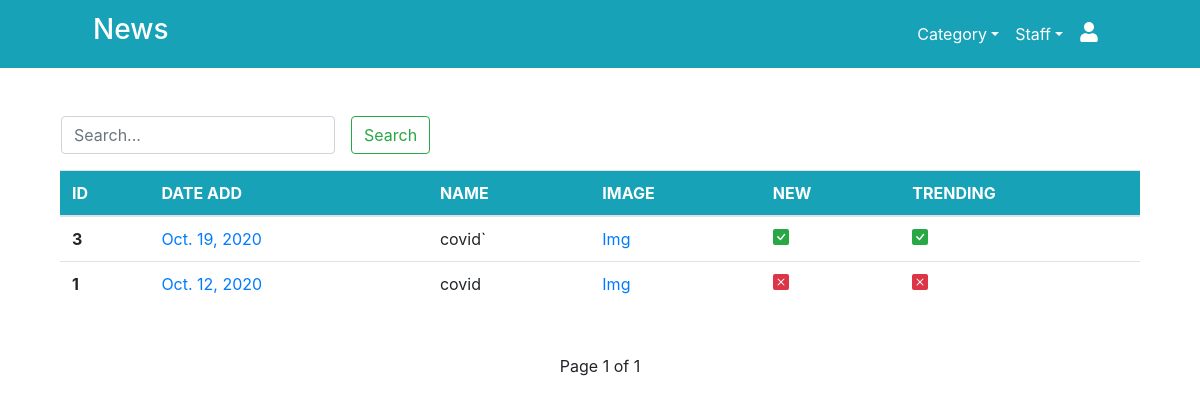
Screenshot of /staff/category-list/ (signed in) with the database file from the repository.
### home/models.py (models this page shows, shortened)
class Category(models.Model):
    date_add = models.DateField(auto_now_add=True)
    name = models.CharField(max_length=50)
    img = models.ImageField(upload_to='static/img/category-img/')
    new = models.BooleanField(default=True)
    trending = models.BooleanField(default=False)
    class Meta:
        verbose_name = "Category"
        verbose_name_plural = "Categorys"

### staff/views.py (the view)
# urls.py: path('category-list/', views.category_list, name='category-list'),
def category_list(request):
    if request.user.is_authenticated and request.user.is_staff == True or request.user.is_superuser == True and request.user.is_active == True:
        if 'search' in request.GET:
            query = request.GET['search']
            getCate = Category.objects.filter(name__contains=query)
        else:
            getCate = Category.objects.all().order_by('-id')
        paginator = Paginator(getCate, 50)
        pageNum = request.GET.get('page')
        data = paginator.get_page(pageNum)
        return render(request, 'staff/category-list.html', {
            'data': data,
        })
    else:
        return redirect('home:dont-have-access')

### templates/staff/category-list.html (shortened to what this page needs)
{% extends 'base-staff.html' %}
{% load static %}
{% block content %}
<div class="container my-5">
    <form action="" method="get" class="form-inline ml-3">
        <div class="d-flex">
            <input type="search" name="search" id="" class="form-control" placeholder="Search...">
            <input type="submit" value="Search" class="btn btn-outline-success ml-3">
        </div>
    </form>
    <div class="col-md-12">
        <div class="table-resposive">
            <table class="table table-hover">
                <thead class="bg-info text-white text-uppercase">
                    <th scope="col">Id</th>
                    <th scope="col">date add</th>
                    <th scope="col">name</th>
                    <th scope="col">Image</th>
                    <th scope="col">new</th>
                    <th scope="col">Trending</th>
                </thead>
                <tbody>
                    {% for i in data %}
                    <tr>
                        <th scope="row">{{i.id}}</th>
                        <td>
                            <a href="../category-list/{{i.id}}/">{{i.date_add}}</a>
                        </td>
                        <td>{{i.name}}</td>
                        <td>
                            <a href="../../{{i.img}}" target="_blank" rel="noopener noreferrer">Img</a>
                        </td>
                        {% if i.new == True %}
                        <td class="text-success">
                        </td>
                        {% else %}
                        <td class="text-danger">
                        </td>
                        {% endif %}
                        {% if i.trending == True %}
                        <td class="text-success">
                        </td>
                        {% else %}
                        <td class="text-danger">
                        </td>
                        {% endif %}
                    </tr>
                    {% endfor %}
                </tbody>
            </table>
        </div>
    </div>
</div>
<div class="container my-3">
    <div class="row">
        <div class="col text-center">
            <span>Page {{data.number}} of {{data.paginator.num_pages}}</span>
        </div>
    </div>
</div>
{% endblock content %}

### rows the page displays
Category: id "3", date_add "Oct. 19, 2020", name "covid`", new True (drawn), trending True (drawn)
Category: id "1", date_add "Oct. 12, 2020", name "covid", new False (drawn), trending False (drawn)

### other values shown
{{ data.number }} "1"
{{ data.paginator.num_pages }} "1"
